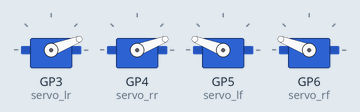
Simulated run of this sketch. Board: Raspberry Pi Pico. Parts: 4 × servo.

Above: at 0.05 s.
At 1.05 s:
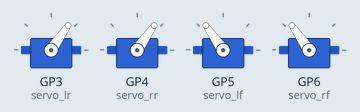
At 2.0 s:
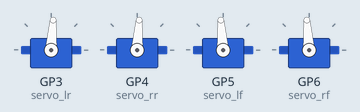
At 4.0 s:
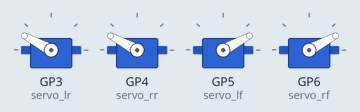
At 6.0 s:
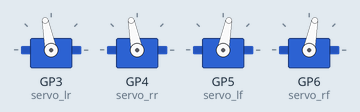
At 8.0 s:
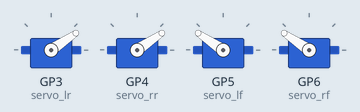
Timing chart, 0 to 9.7 s (numbered marks = the images above):
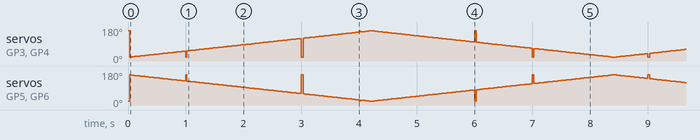

The sketch:

servos_test.ino
```cpp
#include <Servo.h>

Servo servo_lr;
Servo servo_rr;
Servo servo_lf;
Servo servo_rf;


int pos = 0;    // variable to store the servo position
int pos_min = 20, pos_max = 160;

int del = 30;
int dt = 1;

void setup()
{

  servo_lr.attach(3);  // attaches the servo on pin 9 to the servo object
  servo_rr.attach(4);  // attaches the servo on pin 9 to the servo object
  servo_lf.attach(5);  // attaches the servo on pin 9 to the servo object
  servo_rf.attach(6);  // attaches the servo on pin 9 to the servo object

}

void loop1() {
  servo_lr.write(pos_max);
  servo_rr.write(pos_max);
  servo_lf.write(pos_min);
  servo_rf.write(pos_min);

  delay(1000);

  servo_lr.write(pos_min);
  servo_rr.write(pos_min);
  servo_lf.write(pos_max);
  servo_rf.write(pos_max);

  delay(1000);

}

void loop()
{
  for(pos = pos_min; pos < pos_max; pos += dt)  // goes from 0 degrees to 180 degrees
  {                                  // in steps of 1 degree
    servo_lr.write(pos);
    servo_rr.write(pos);
    servo_lf.write(180-pos);
    servo_rf.write(180-pos);
    delay(del);                       // waits 15ms for the servo to reach the position
  }
  for(pos = pos_max; pos>=pos_min+1; pos-=dt)     // goes from 180 degrees to 0 degrees
  {
    servo_lr.write(pos);
    servo_rr.write(pos);
    servo_lf.write(180-pos);
    servo_rf.write(180-pos);
    delay(del);                       // waits 15ms for the servo to reach the position
  }
}
```
